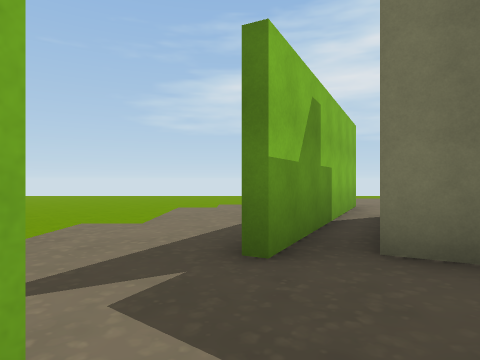
view 1 (above)

24 first-person views from a walk through a 3-D level made in the Unity game engine. The camera is 1.4 m above the floor, looks level and sees 75° across. The floor is counted in squares, 2 m on a side. Each view is taken from the middle of a square. On the plan, view 1 faces up. The plan holds only what a view shows up to about 10 squares ahead; the rest is blank. The place goes on beyond the plan. Some trees and plants on the terrain are drawn as simple stand-ins.

view 2
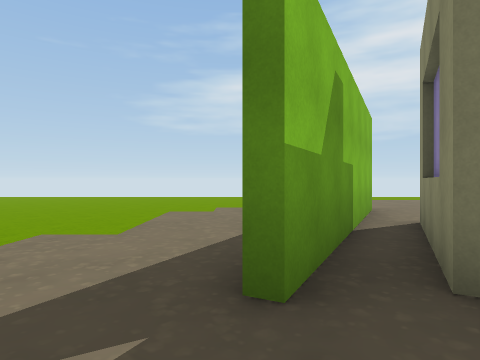

view 3
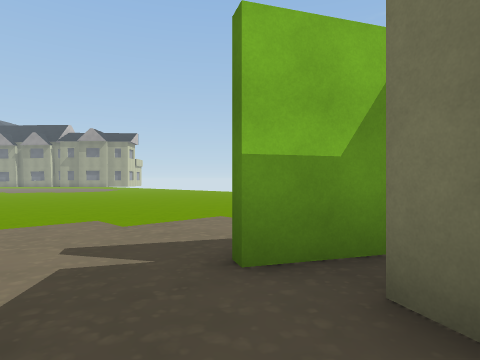

view 4
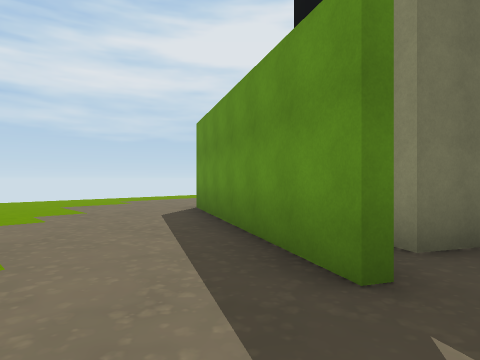

view 5
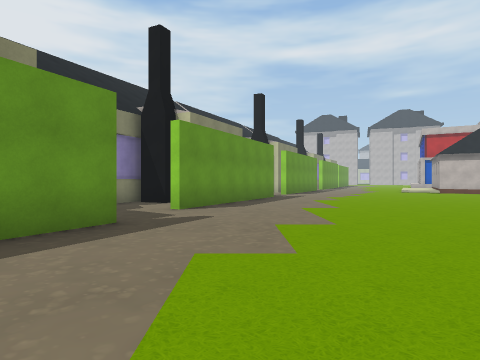

view 6
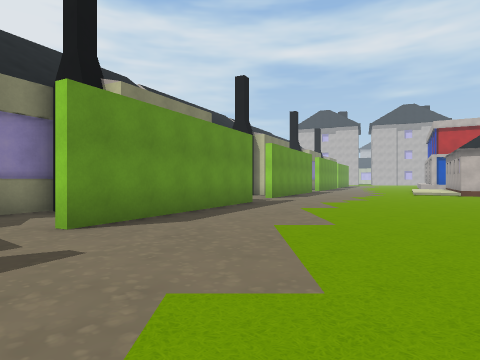

view 7
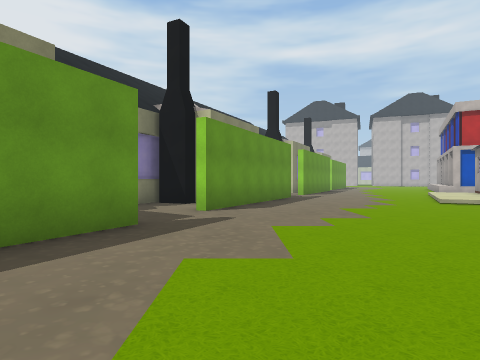

view 8
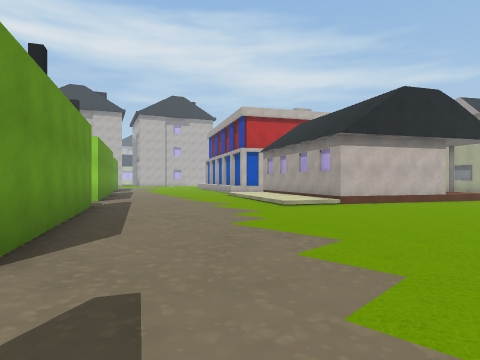

view 9
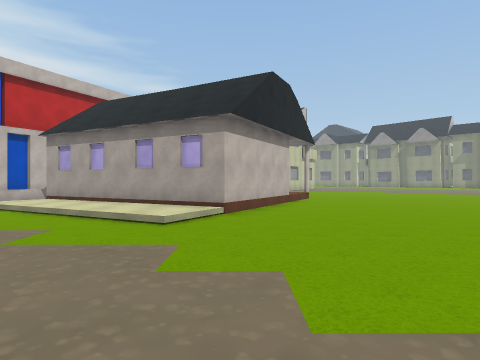

view 10
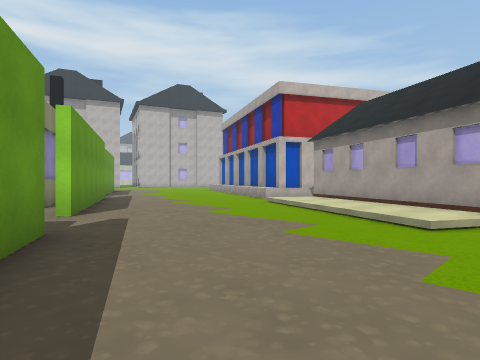

view 11
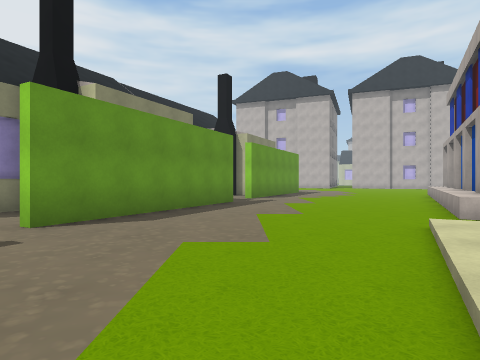

view 12
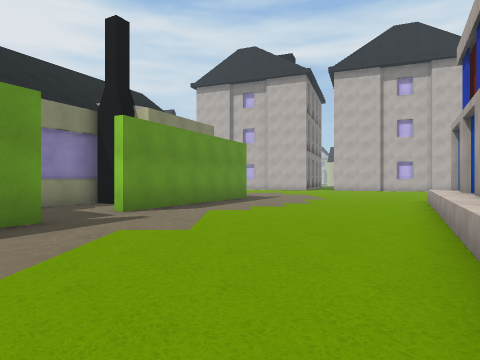

view 13
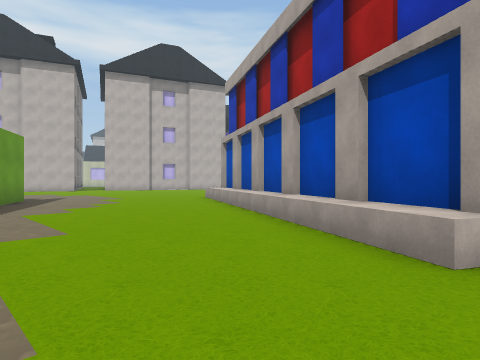

view 14
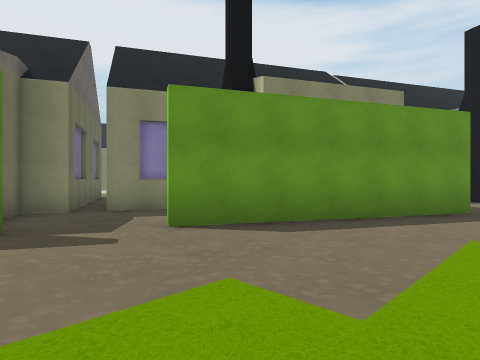

view 15
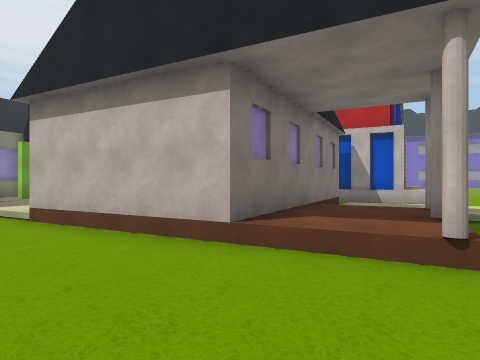

view 16
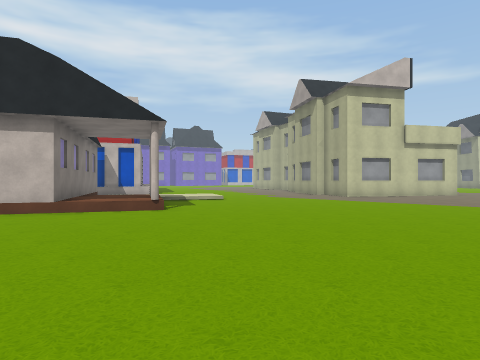

view 17
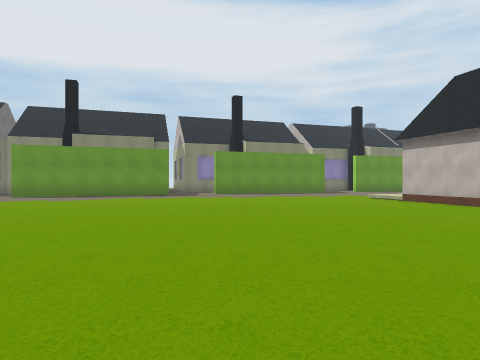

view 18
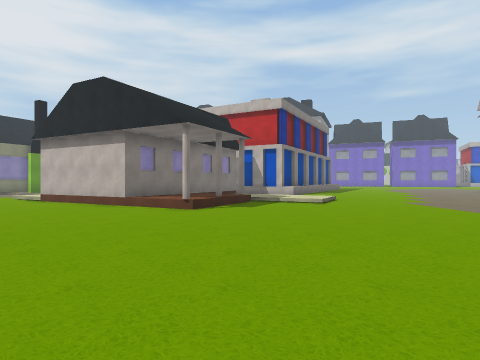

view 19
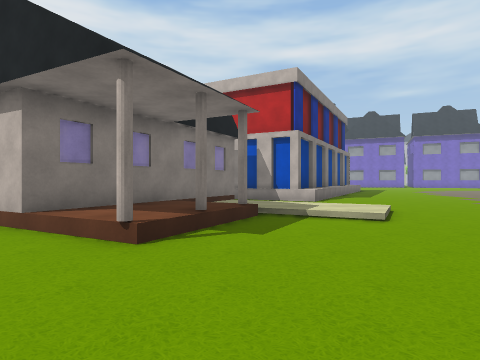

view 20
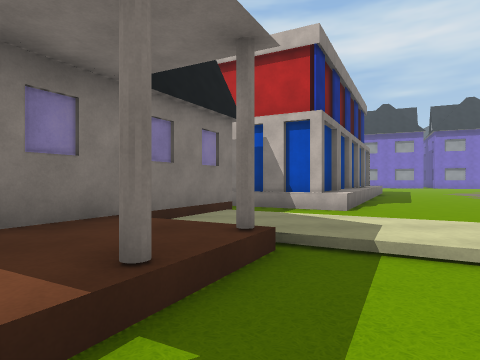

view 21
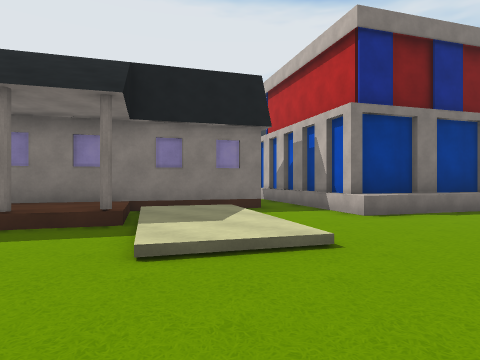

view 22
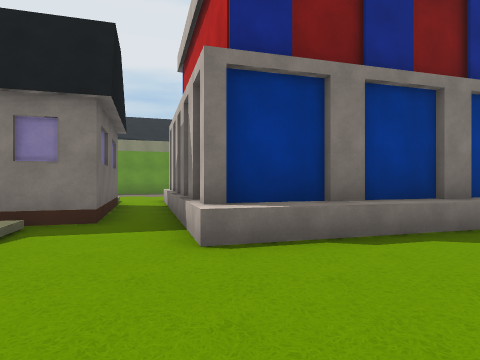

view 23
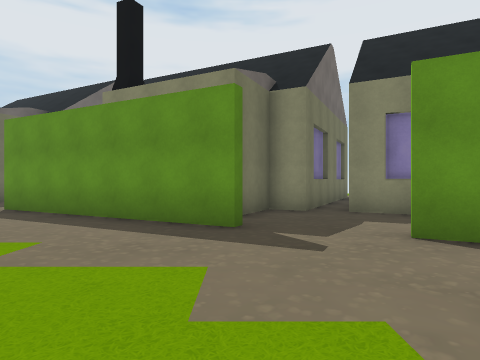

view 24
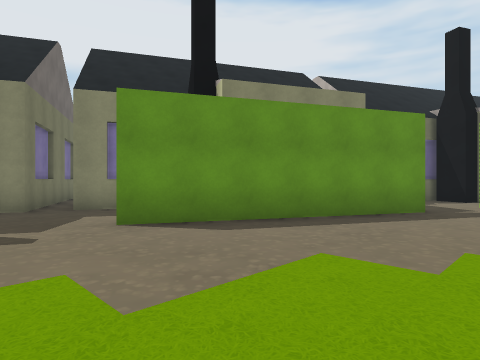

### Floor plan
Key: @ floor where view 1 was taken; # wall or solid block; . main floor; : floor 0.25 m higher than the main floor; + floor 0.5 m higher than the main floor; / step, stairs or slope; ^ raised ledge.
Columns run from 24 left of view 1 to 5 right of it. Each row starts with its distance up from view 1.
 13                         ..
 12                        ....
 11                  .............
 10                  .............
  9                   ............
  8                   ........##.
  7                   ........#.
  6                  ........###
  5                 .........##
  4                .........###
  3         ..... ..........#.#
  2      .  ...................
  1     .......................
  0 .......................#@.
 -1 ......................##..#
 -2 ......................#####
 -3 .....................##
 -4 .....................##
 -5 .....................###
 -6 ......//...............##
 -7 .....//+##..............#
 -8 ../:/#+#####.......##..##
 -9 ../:::/#  ##:/.....##.##
-10 ...//:##  #::/....#####
-11 ...../#  ##:/.....#
-12 ...^.##  #::.....###
-13 ..^#### ##:/.......##
-14 ..^##   ##:.........#
-15 .^#    ##.......#..##
-16  ##    ##^.....##..#
-17  #     #^......#####
-18        #^.....###
-19       #^......##
-20       #.......#
-21      #^........
-22     ##......#...
-23     #^......#..#
-24     ^.......# ##
-25     ^......## ##

Where each view was taken, in squares from view 1:
view 1: 0 up, 0 right, facing up
view 2: 1 up, 0 right, facing up
view 3: 1 up, 2 right, facing up-left
view 4: 2 up, 2 left, facing up-right
view 5: 8 up, 2 left, facing down
view 6: 5 up, 3 left, facing down
view 7: 0 up, 5 left, facing down
view 8: 4 down, 4 left, facing down-left
view 9: 8 down, 6 left, facing left
view 10: 8 down, 6 left, facing down-left
view 11: 10 down, 11 left, facing down
view 12: 15 down, 14 left, facing down
view 13: 15 down, 12 left, facing down-left
view 14: 12 down, 12 left, facing down-right
view 15: 3 down, 16 left, facing down
view 16: 1 up, 14 left, facing down-left
view 17: 3 up, 16 left, facing down-right
view 18: 2 up, 19 left, facing down
view 19: 2 down, 19 left, facing down
view 20: 5 down, 19 left, facing down
view 21: 6 down, 24 left, facing down-right
view 22: 10 down, 24 left, facing down-right
view 23: 5 down, 8 left, facing right
view 24: 5 down, 9 left, facing down-right
